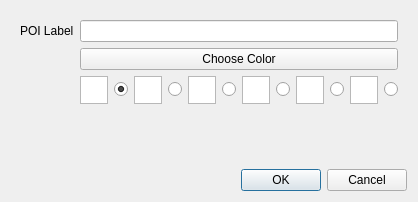
<?xml version="1.0" encoding="UTF-8"?>
<ui version="4.0">
 <class>Dialog</class>
 <widget class="QDialog" name="Dialog">
  <property name="geometry">
   <rect>
    <x>0</x>
    <y>0</y>
    <width>402</width>
    <height>202</height>
   </rect>
  </property>
  <property name="windowTitle">
   <string>Dialog</string>
  </property>
  <layout class="QVBoxLayout" name="verticalLayout">
   <item>
    <widget class="QWidget" name="widget" native="true">
     <layout class="QFormLayout" name="formLayout">
      <item row="0" column="0">
       <widget class="QLabel" name="lblPOILabel">
        <property name="text">
         <string>POI Label</string>
        </property>
       </widget>
      </item>
      <item row="0" column="1">
       <widget class="QLineEdit" name="txtPOILabel"/>
      </item>
      <item row="1" column="1">
       <widget class="QPushButton" name="btnColor">
        <property name="text">
         <string>Choose Color</string>
        </property>
       </widget>
      </item>
      <item row="2" column="1">
       <layout class="QHBoxLayout" name="horizontalLayout">
        <item>
         <widget class="QGraphicsView" name="gvIconPreview_1">
          <property name="sizePolicy">
           <sizepolicy hsizetype="Fixed" vsizetype="Fixed">
            <horstretch>0</horstretch>
            <verstretch>0</verstretch>
           </sizepolicy>
          </property>
          <property name="minimumSize">
           <size>
            <width>28</width>
            <height>28</height>
           </size>
          </property>
          <property name="maximumSize">
           <size>
            <width>28</width>
            <height>28</height>
           </size>
          </property>
          <property name="baseSize">
           <size>
            <width>28</width>
            <height>28</height>
           </size>
          </property>
          <property name="verticalScrollBarPolicy">
           <enum>Qt::ScrollBarAlwaysOff</enum>
          </property>
          <property name="horizontalScrollBarPolicy">
           <enum>Qt::ScrollBarAlwaysOff</enum>
          </property>
         </widget>
        </item>
        <item>
         <widget class="QRadioButton" name="rdoIcon_1">
          <property name="text">
           <string/>
          </property>
          <property name="checked">
           <bool>true</bool>
          </property>
         </widget>
        </item>
        <item>
         <widget class="QGraphicsView" name="gvIconPreview_2">
          <property name="sizePolicy">
           <sizepolicy hsizetype="Fixed" vsizetype="Fixed">
            <horstretch>0</horstretch>
            <verstretch>0</verstretch>
           </sizepolicy>
          </property>
          <property name="minimumSize">
           <size>
            <width>28</width>
            <height>28</height>
           </size>
          </property>
          <property name="maximumSize">
           <size>
            <width>28</width>
            <height>28</height>
           </size>
          </property>
          <property name="baseSize">
           <size>
            <width>28</width>
            <height>28</height>
           </size>
          </property>
          <property name="verticalScrollBarPolicy">
           <enum>Qt::ScrollBarAlwaysOff</enum>
          </property>
          <property name="horizontalScrollBarPolicy">
           <enum>Qt::ScrollBarAlwaysOff</enum>
          </property>
         </widget>
        </item>
        <item>
         <widget class="QRadioButton" name="rdoIcon_2">
          <property name="text">
           <string/>
          </property>
         </widget>
        </item>
        <item>
         <widget class="QGraphicsView" name="gvIconPreview_3">
          <property name="sizePolicy">
           <sizepolicy hsizetype="Fixed" vsizetype="Fixed">
            <horstretch>0</horstretch>
            <verstretch>0</verstretch>
           </sizepolicy>
          </property>
          <property name="minimumSize">
           <size>
            <width>28</width>
            <height>28</height>
           </size>
          </property>
          <property name="maximumSize">
           <size>
            <width>28</width>
            <height>28</height>
           </size>
          </property>
          <property name="baseSize">
           <size>
            <width>28</width>
            <height>28</height>
           </size>
          </property>
          <property name="verticalScrollBarPolicy">
           <enum>Qt::ScrollBarAlwaysOff</enum>
          </property>
          <property name="horizontalScrollBarPolicy">
           <enum>Qt::ScrollBarAlwaysOff</enum>
          </property>
         </widget>
        </item>
        <item>
         <widget class="QRadioButton" name="rdoIcon_3">
          <property name="text">
           <string/>
          </property>
         </widget>
        </item>
        <item>
         <widget class="QGraphicsView" name="gvIconPreview_4">
          <property name="sizePolicy">
           <sizepolicy hsizetype="Fixed" vsizetype="Fixed">
            <horstretch>0</horstretch>
            <verstretch>0</verstretch>
           </sizepolicy>
          </property>
          <property name="minimumSize">
           <size>
            <width>28</width>
            <height>28</height>
           </size>
          </property>
          <property name="maximumSize">
           <size>
            <width>28</width>
            <height>28</height>
           </size>
          </property>
          <property name="baseSize">
           <size>
            <width>28</width>
            <height>28</height>
           </size>
          </property>
          <property name="verticalScrollBarPolicy">
           <enum>Qt::ScrollBarAlwaysOff</enum>
          </property>
          <property name="horizontalScrollBarPolicy">
           <enum>Qt::ScrollBarAlwaysOff</enum>
          </property>
         </widget>
        </item>
        <item>
         <widget class="QRadioButton" name="rdoIcon_4">
          <property name="text">
           <string/>
          </property>
         </widget>
        </item>
        <item>
         <widget class="QGraphicsView" name="gvIconPreview_5">
          <property name="sizePolicy">
           <sizepolicy hsizetype="Fixed" vsizetype="Fixed">
            <horstretch>0</horstretch>
            <verstretch>0</verstretch>
           </sizepolicy>
          </property>
          <property name="minimumSize">
           <size>
            <width>28</width>
            <height>28</height>
           </size>
          </property>
          <property name="maximumSize">
           <size>
            <width>28</width>
            <height>28</height>
           </size>
          </property>
          <property name="baseSize">
           <size>
            <width>28</width>
            <height>28</height>
           </size>
          </property>
          <property name="verticalScrollBarPolicy">
           <enum>Qt::ScrollBarAlwaysOff</enum>
          </property>
          <property name="horizontalScrollBarPolicy">
           <enum>Qt::ScrollBarAlwaysOff</enum>
          </property>
         </widget>
        </item>
        <item>
         <widget class="QRadioButton" name="rdoIcon_5">
          <property name="text">
           <string/>
          </property>
         </widget>
        </item>
        <item>
         <widget class="QGraphicsView" name="gvIconPreview_6">
          <property name="sizePolicy">
           <sizepolicy hsizetype="Fixed" vsizetype="Fixed">
            <horstretch>0</horstretch>
            <verstretch>0</verstretch>
           </sizepolicy>
          </property>
          <property name="minimumSize">
           <size>
            <width>28</width>
            <height>28</height>
           </size>
          </property>
          <property name="maximumSize">
           <size>
            <width>28</width>
            <height>28</height>
           </size>
          </property>
          <property name="baseSize">
           <size>
            <width>28</width>
            <height>28</height>
           </size>
          </property>
          <property name="verticalScrollBarPolicy">
           <enum>Qt::ScrollBarAlwaysOff</enum>
          </property>
          <property name="horizontalScrollBarPolicy">
           <enum>Qt::ScrollBarAlwaysOff</enum>
          </property>
         </widget>
        </item>
        <item>
         <widget class="QRadioButton" name="rdoIcon_6">
          <property name="text">
           <string/>
          </property>
         </widget>
        </item>
       </layout>
      </item>
     </layout>
    </widget>
   </item>
   <item>
    <spacer name="verticalSpacer">
     <property name="orientation">
      <enum>Qt::Vertical</enum>
     </property>
     <property name="sizeHint" stdset="0">
      <size>
       <width>20</width>
       <height>43</height>
      </size>
     </property>
    </spacer>
   </item>
   <item>
    <widget class="QDialogButtonBox" name="buttonBox">
     <property name="orientation">
      <enum>Qt::Horizontal</enum>
     </property>
     <property name="standardButtons">
      <set>QDialogButtonBox::Cancel|QDialogButtonBox::Ok</set>
     </property>
    </widget>
   </item>
  </layout>
 </widget>
 <resources/>
 <connections>
  <connection>
   <sender>buttonBox</sender>
   <signal>accepted()</signal>
   <receiver>Dialog</receiver>
   <slot>accept()</slot>
   <hints>
    <hint type="sourcelabel">
     <x>248</x>
     <y>254</y>
    </hint>
    <hint type="destinationlabel">
     <x>157</x>
     <y>274</y>
    </hint>
   </hints>
  </connection>
  <connection>
   <sender>buttonBox</sender>
   <signal>rejected()</signal>
   <receiver>Dialog</receiver>
   <slot>reject()</slot>
   <hints>
    <hint type="sourcelabel">
     <x>316</x>
     <y>260</y>
    </hint>
    <hint type="destinationlabel">
     <x>286</x>
     <y>274</y>
    </hint>
   </hints>
  </connection>
 </connections>
</ui>
